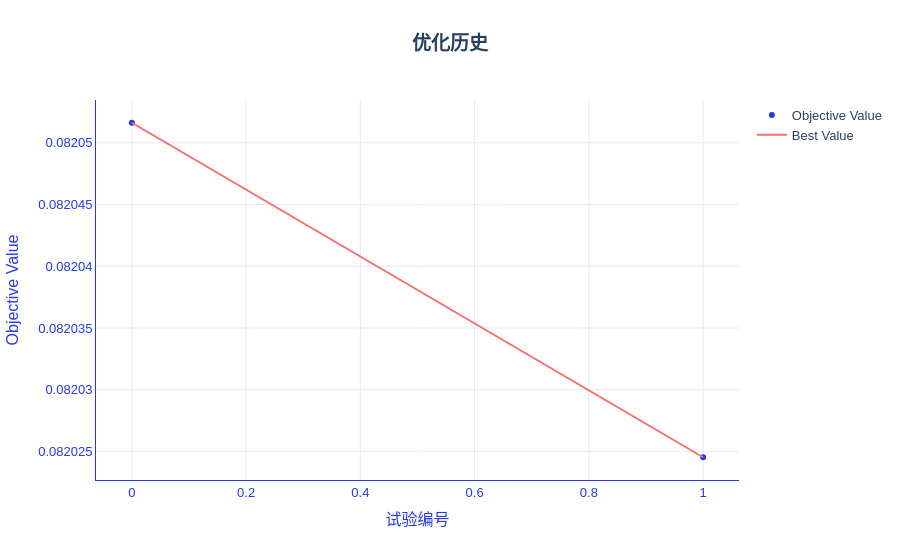

The code cell stored with this chart in its notebook:
### Markdown cell above
## 2. RandomForest 分类：训练、评估、搜索和报告

本节所有代码可以独立运行。保留全量样本，用显式轮数和两次搜索控制演示耗时。

### Code cell
import sys

sys.path.append("../")

import numpy as np
import pandas as pd
from IPython.display import display
from hscredit import hscredit_dataset
from hscredit.utils.datasets import HSCREDIT_EXAMPLE_COLUMNS
from pathlib import Path
from tempfile import mkdtemp
from sklearn.base import clone
from optuna.samplers import GridSampler
from hscredit import RandomForest, get_metric, get_loss
from hscredit.report import ModelReport
from hscredit.utils import save_pickle, load_pickle

from hscredit.core.model_selection import oot_split, group_train_test_split
from sklearn.preprocessing import StandardScaler

data = hscredit_dataset(columns=HSCREDIT_EXAMPLE_COLUMNS)

features = ["BASE_X187", "DK_X1689", "DK_X44", "DK_X1995_2", "DK_X1223", "DK_X2677"]
target = "MOB6@30"
data["MOB1@30"] = data["MOB1"].gt(30).astype(int)
data["MOB3@30"] = data["MOB3"].gt(30).astype(int)
data["MOB6@30"] = data["MOB6"].gt(30).astype(int)
data["风险调整金额"] = data["loan_amt"].where(data["MOB6"].le(60), -data["loan_amt"])
data["授信时间"] = pd.to_datetime(data["授信时间"])

# 最新自然月作为 OOT；同一客户不能同时进入开发集和 OOT。
oot_start = data["授信时间"].max().to_period("M").start_time
development, oot = oot_split(data, time_col="授信时间", oot_start=oot_start)
development = development.loc[~development["用户编码"].isin(oot["用户编码"])].copy()
train, test = group_train_test_split(development, group="用户编码", test_size=0.25, random_state=42)
fit_data, validation = group_train_test_split(
    train, group="用户编码", test_size=0.25, random_state=42
)

# 填补和标准化只在调参训练子集上拟合；目标列保留原值。
fill_values = fit_data[features].median()
scaler = StandardScaler().fit(fit_data[features].fillna(fill_values))
for frame in [fit_data, validation, train, test, oot]:
    frame[features] = scaler.transform(frame[features].fillna(fill_values))
datasets = {"训练集": train, "测试集": test, "OOT": oot}

# 直接训练：DataFrame 内含 target，其他标签与元信息不进入 X。
model = RandomForest(target=target, n_estimators=12, max_depth=3, n_jobs=1, random_state=42)
model.fit(
    fit_data[features + [target]],
    eval_set={"验证集": validation[features + [target]]},
    eval_metric=get_metric("brier"),
)
display(pd.DataFrame([model.evaluate(test[features + [target]], metrics=["auc", "ks", "brier"])]))

# 该分类器保留原生训练目标；业务损失用于评价或选模。
cost_metric = get_loss("cost_sensitive", fn_cost=5, fp_cost=1).metric(kind="business")
display(pd.DataFrame([model.evaluate(test[features + [target]], metrics=[cost_metric])]))

# 独立验证集搜索；test 和 OOT 均不参与调参。
search_space = {"max_depth": [2, 4]}
best = model.tune(
    fit_data[features + [target]],
    eval_set={"验证集": validation[features + [target]]},
    search_space=search_space,
    metric=get_metric("brier"),
    sampler=GridSampler(search_space, seed=42),
    n_trials=2,
    cv=None,
    n_jobs=1,
    retention="predictions",
    show_progress_bar=False,
)
display(best.tuner.get_optimization_history())
display(best.tuner.plot_optimization_history())
print("最佳参数：", best.tuner.best_params_)

# 固定参数后，用完整 train 重训并生成多标签、多数据集报告。
fixed_model = clone(best)
fixed_model.fit(train[features + [target]])
report = ModelReport(
    fixed_model,
    datasets=datasets,
    features=features,
    overdue=["MOB1", "MOB3", "MOB6"],
    dpds=30,
    overdue_operator=">",
    metrics=["auc", "ks", "brier"],
    n_jobs=1,
)
display(report.summary())
output = Path(mkdtemp(prefix="hscredit_RandomForest_"))
report.to_excel(
    output / "模型报告.xlsx",
    amount="loan_amt",
    date="授信时间",
    with_plots=False,
    include_sample_records=False,
    mode="strict",
)

# 同时保存预处理和模型，原始输入才能重现同一预测。
save_pickle(
    {"features": features, "fill_values": fill_values, "scaler": scaler, "model": fixed_model},
    output / "完整推理包.pkl",
)
fixed_model.save_inference(output / "轻量模型.pkl")
restored = RandomForest.load(output / "轻量模型.pkl")
display(
    pd.DataFrame(
        restored.predict_proba(test[features]), columns=["好样本概率", "坏样本概率"]
    ).head()
)
print(output)

### Figure 1 — Plotly figure (JSON) as saved in the notebook; plotly's stock layout.template omitted (floating-point values rounded to 4 significant figures)
{"data": [{"mode": "markers", "name": "Objective Value", "type": "scatter", "x": [0, 1], "y": [0.08205, 0.08202]}, {"mode": "lines", "name": "Best Value", "type": "scatter", "x": [0, 1], "y": [0.08205, 0.08202]}, {"marker": {"color": "#8A8FA3"}, "mode": "markers", "name": "Infeasible Trial", "showlegend": false, "type": "scatter", "x": [], "y": []}], "layout": {"colorway": ["#2639E9", "#F76E6C", "#FE7715", "#8892F3", "#9956A4", "#EA4585", "#5665EE", "#F0587A", "#B729AB", "#3C4DEB", "#E73B72", "#832EC2", "#BC5F8F", "#E0249A"], "font": {"family": "Alimama FangYuanTi VF, Microsoft YaHei, sans-serif", "size": 13}, "hoverlabel": {"bgcolor": "white", "bordercolor": "#2639E9", "font": {"family": "Alimama FangYuanTi VF, Microsoft YaHei, sans-serif", "size": 13}}, "legend": {"font": {"size": 13}}, "paper_bgcolor": "white", "plot_bgcolor": "white", "title": {"font": {"size": 19}, "text": "<b>优化历史</b>", "x": 0.5, "xanchor": "center"}, "xaxis": {"color": "#2639E9", "gridcolor": "#E5E7FC", "linecolor": "#2639E9", "showgrid": true, "showline": true, "tickfont": {"size": 13}, "title": {"font": {"size": 16}, "text": "试验编号"}, "zeroline": false}, "yaxis": {"color": "#2639E9", "gridcolor": "#E5E7FC", "linecolor": "#2639E9", "showgrid": true, "showline": true, "tickfont": {"size": 13}, "title": {"font": {"size": 16}, "text": "Objective Value"}, "zeroline": false}}}
